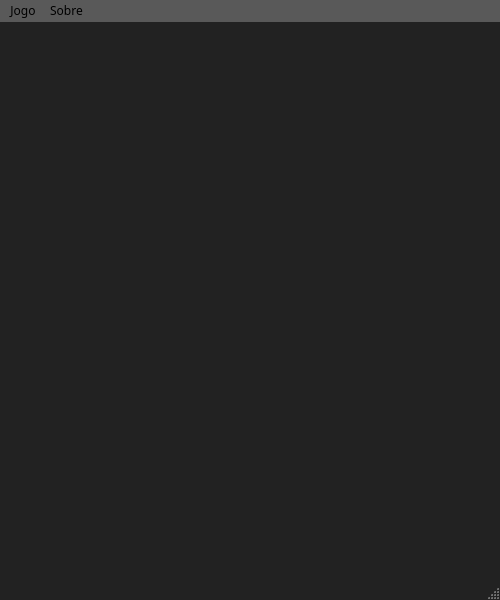
<?xml version="1.0" encoding="UTF-8"?>
<ui version="4.0">
 <class>Alquerque</class>
 <widget class="QMainWindow" name="Alquerque">
  <property name="geometry">
   <rect>
    <x>0</x>
    <y>0</y>
    <width>500</width>
    <height>600</height>
   </rect>
  </property>
  <property name="minimumSize">
   <size>
    <width>500</width>
    <height>600</height>
   </size>
  </property>
  <property name="maximumSize">
   <size>
    <width>500</width>
    <height>600</height>
   </size>
  </property>
  <property name="font">
   <font>
    <family>:/GameFont</family>
    <pointsize>9</pointsize>
    <italic>false</italic>
    <bold>false</bold>
   </font>
  </property>
  <property name="windowTitle">
   <string>Alquerque</string>
  </property>
  <property name="windowIcon">
   <iconset resource="Alquerque.qrc">
    <normaloff>:/Icon</normaloff>:/Icon</iconset>
  </property>
  <property name="styleSheet">
   <string notr="true">QMainWindow {
	background-color: rgb(34, 34, 34);
	font: 9pt &quot;:/GameFont&quot;;
}</string>
  </property>
  <property name="toolButtonStyle">
   <enum>Qt::ToolButtonIconOnly</enum>
  </property>
  <widget class="QWidget" name="centralwidget">
   <property name="minimumSize">
    <size>
     <width>500</width>
     <height>600</height>
    </size>
   </property>
   <property name="maximumSize">
    <size>
     <width>500</width>
     <height>600</height>
    </size>
   </property>
   <property name="autoFillBackground">
    <bool>false</bool>
   </property>
   <property name="styleSheet">
    <string notr="true">#centralwidget {
	background: url(':/GameBoard');
	font: 9pt &quot;:/GameFont&quot;;
}</string>
   </property>
   <widget class="Hole" name="hole22">
    <property name="geometry">
     <rect>
      <x>215</x>
      <y>265</y>
      <width>70</width>
      <height>70</height>
     </rect>
    </property>
    <property name="minimumSize">
     <size>
      <width>70</width>
      <height>70</height>
     </size>
    </property>
    <property name="maximumSize">
     <size>
      <width>70</width>
      <height>70</height>
     </size>
    </property>
    <property name="styleSheet">
     <string notr="true">QPushButton {
	border: none;
	outline: none;
}</string>
    </property>
    <property name="icon">
     <iconset resource="Alquerque.qrc">
      <normaloff>:/Empty</normaloff>:/Empty</iconset>
    </property>
    <property name="iconSize">
     <size>
      <width>50</width>
      <height>50</height>
     </size>
    </property>
    <property name="flat">
     <bool>true</bool>
    </property>
    <property name="row" stdset="0">
     <number>2</number>
    </property>
    <property name="col" stdset="0">
     <number>2</number>
    </property>
   </widget>
   <widget class="Hole" name="hole12">
    <property name="geometry">
     <rect>
      <x>218</x>
      <y>170</y>
      <width>70</width>
      <height>70</height>
     </rect>
    </property>
    <property name="minimumSize">
     <size>
      <width>70</width>
      <height>70</height>
     </size>
    </property>
    <property name="maximumSize">
     <size>
      <width>70</width>
      <height>70</height>
     </size>
    </property>
    <property name="styleSheet">
     <string notr="true">QPushButton {
	border: none;
	outline: none;
}</string>
    </property>
    <property name="icon">
     <iconset resource="Alquerque.qrc">
      <normaloff>:/Empty</normaloff>:/Empty</iconset>
    </property>
    <property name="iconSize">
     <size>
      <width>50</width>
      <height>50</height>
     </size>
    </property>
    <property name="flat">
     <bool>true</bool>
    </property>
    <property name="row" stdset="0">
     <number>1</number>
    </property>
    <property name="col" stdset="0">
     <number>2</number>
    </property>
   </widget>
   <widget class="Hole" name="hole10">
    <property name="geometry">
     <rect>
      <x>26</x>
      <y>170</y>
      <width>70</width>
      <height>70</height>
     </rect>
    </property>
    <property name="minimumSize">
     <size>
      <width>70</width>
      <height>70</height>
     </size>
    </property>
    <property name="maximumSize">
     <size>
      <width>70</width>
      <height>70</height>
     </size>
    </property>
    <property name="styleSheet">
     <string notr="true">QPushButton {
	border: none;
	outline: none;
}</string>
    </property>
    <property name="icon">
     <iconset resource="Alquerque.qrc">
      <normaloff>:/Empty</normaloff>:/Empty</iconset>
    </property>
    <property name="iconSize">
     <size>
      <width>50</width>
      <height>50</height>
     </size>
    </property>
    <property name="flat">
     <bool>true</bool>
    </property>
    <property name="row" stdset="0">
     <number>1</number>
    </property>
    <property name="col" stdset="0">
     <number>0</number>
    </property>
   </widget>
   <widget class="Hole" name="hole00">
    <property name="geometry">
     <rect>
      <x>24</x>
      <y>70</y>
      <width>70</width>
      <height>70</height>
     </rect>
    </property>
    <property name="minimumSize">
     <size>
      <width>70</width>
      <height>70</height>
     </size>
    </property>
    <property name="maximumSize">
     <size>
      <width>70</width>
      <height>70</height>
     </size>
    </property>
    <property name="styleSheet">
     <string notr="true">QPushButton {
	border: none;
	outline: none;
}</string>
    </property>
    <property name="icon">
     <iconset resource="Alquerque.qrc">
      <normaloff>:/Empty</normaloff>:/Empty</iconset>
    </property>
    <property name="iconSize">
     <size>
      <width>50</width>
      <height>50</height>
     </size>
    </property>
    <property name="flat">
     <bool>true</bool>
    </property>
    <property name="row" stdset="0">
     <number>0</number>
    </property>
    <property name="col" stdset="0">
     <number>0</number>
    </property>
   </widget>
   <widget class="Hole" name="hole24">
    <property name="geometry">
     <rect>
      <x>407</x>
      <y>265</y>
      <width>70</width>
      <height>70</height>
     </rect>
    </property>
    <property name="minimumSize">
     <size>
      <width>70</width>
      <height>70</height>
     </size>
    </property>
    <property name="maximumSize">
     <size>
      <width>70</width>
      <height>70</height>
     </size>
    </property>
    <property name="styleSheet">
     <string notr="true">QPushButton {
	border: none;
	outline: none;
}</string>
    </property>
    <property name="icon">
     <iconset resource="Alquerque.qrc">
      <normaloff>:/Empty</normaloff>:/Empty</iconset>
    </property>
    <property name="iconSize">
     <size>
      <width>50</width>
      <height>50</height>
     </size>
    </property>
    <property name="flat">
     <bool>true</bool>
    </property>
    <property name="row" stdset="0">
     <number>2</number>
    </property>
    <property name="col" stdset="0">
     <number>4</number>
    </property>
   </widget>
   <widget class="Hole" name="hole41">
    <property name="geometry">
     <rect>
      <x>122</x>
      <y>450</y>
      <width>70</width>
      <height>70</height>
     </rect>
    </property>
    <property name="minimumSize">
     <size>
      <width>70</width>
      <height>70</height>
     </size>
    </property>
    <property name="maximumSize">
     <size>
      <width>70</width>
      <height>70</height>
     </size>
    </property>
    <property name="styleSheet">
     <string notr="true">QPushButton {
	border: none;
	outline: none;
}</string>
    </property>
    <property name="icon">
     <iconset resource="Alquerque.qrc">
      <normaloff>:/Empty</normaloff>:/Empty</iconset>
    </property>
    <property name="iconSize">
     <size>
      <width>50</width>
      <height>50</height>
     </size>
    </property>
    <property name="flat">
     <bool>true</bool>
    </property>
    <property name="row" stdset="0">
     <number>4</number>
    </property>
    <property name="col" stdset="0">
     <number>1</number>
    </property>
   </widget>
   <widget class="Hole" name="hole13">
    <property name="geometry">
     <rect>
      <x>314</x>
      <y>170</y>
      <width>70</width>
      <height>70</height>
     </rect>
    </property>
    <property name="minimumSize">
     <size>
      <width>70</width>
      <height>70</height>
     </size>
    </property>
    <property name="maximumSize">
     <size>
      <width>70</width>
      <height>70</height>
     </size>
    </property>
    <property name="styleSheet">
     <string notr="true">QPushButton {
	border: none;
	outline: none;
}</string>
    </property>
    <property name="icon">
     <iconset resource="Alquerque.qrc">
      <normaloff>:/Empty</normaloff>:/Empty</iconset>
    </property>
    <property name="iconSize">
     <size>
      <width>50</width>
      <height>50</height>
     </size>
    </property>
    <property name="flat">
     <bool>true</bool>
    </property>
    <property name="row" stdset="0">
     <number>1</number>
    </property>
    <property name="col" stdset="0">
     <number>3</number>
    </property>
   </widget>
   <widget class="Hole" name="hole04">
    <property name="geometry">
     <rect>
      <x>408</x>
      <y>70</y>
      <width>70</width>
      <height>70</height>
     </rect>
    </property>
    <property name="minimumSize">
     <size>
      <width>70</width>
      <height>70</height>
     </size>
    </property>
    <property name="maximumSize">
     <size>
      <width>70</width>
      <height>70</height>
     </size>
    </property>
    <property name="styleSheet">
     <string notr="true">QPushButton {
	border: none;
	outline: none;
}</string>
    </property>
    <property name="icon">
     <iconset resource="Alquerque.qrc">
      <normaloff>:/Empty</normaloff>:/Empty</iconset>
    </property>
    <property name="iconSize">
     <size>
      <width>50</width>
      <height>50</height>
     </size>
    </property>
    <property name="flat">
     <bool>true</bool>
    </property>
    <property name="row" stdset="0">
     <number>0</number>
    </property>
    <property name="col" stdset="0">
     <number>4</number>
    </property>
   </widget>
   <widget class="Hole" name="hole32">
    <property name="geometry">
     <rect>
      <x>218</x>
      <y>360</y>
      <width>70</width>
      <height>70</height>
     </rect>
    </property>
    <property name="minimumSize">
     <size>
      <width>70</width>
      <height>70</height>
     </size>
    </property>
    <property name="maximumSize">
     <size>
      <width>70</width>
      <height>70</height>
     </size>
    </property>
    <property name="styleSheet">
     <string notr="true">QPushButton {
	border: none;
	outline: none;
}</string>
    </property>
    <property name="icon">
     <iconset resource="Alquerque.qrc">
      <normaloff>:/Empty</normaloff>:/Empty</iconset>
    </property>
    <property name="iconSize">
     <size>
      <width>50</width>
      <height>50</height>
     </size>
    </property>
    <property name="flat">
     <bool>true</bool>
    </property>
    <property name="row" stdset="0">
     <number>3</number>
    </property>
    <property name="col" stdset="0">
     <number>2</number>
    </property>
   </widget>
   <widget class="Hole" name="hole44">
    <property name="geometry">
     <rect>
      <x>410</x>
      <y>450</y>
      <width>70</width>
      <height>70</height>
     </rect>
    </property>
    <property name="minimumSize">
     <size>
      <width>70</width>
      <height>70</height>
     </size>
    </property>
    <property name="maximumSize">
     <size>
      <width>70</width>
      <height>70</height>
     </size>
    </property>
    <property name="styleSheet">
     <string notr="true">QPushButton {
	border: none;
	outline: none;
}</string>
    </property>
    <property name="icon">
     <iconset resource="Alquerque.qrc">
      <normaloff>:/Empty</normaloff>:/Empty</iconset>
    </property>
    <property name="iconSize">
     <size>
      <width>50</width>
      <height>50</height>
     </size>
    </property>
    <property name="flat">
     <bool>true</bool>
    </property>
    <property name="row" stdset="0">
     <number>4</number>
    </property>
    <property name="col" stdset="0">
     <number>4</number>
    </property>
   </widget>
   <widget class="Hole" name="hole43">
    <property name="geometry">
     <rect>
      <x>314</x>
      <y>450</y>
      <width>70</width>
      <height>70</height>
     </rect>
    </property>
    <property name="minimumSize">
     <size>
      <width>70</width>
      <height>70</height>
     </size>
    </property>
    <property name="maximumSize">
     <size>
      <width>70</width>
      <height>70</height>
     </size>
    </property>
    <property name="styleSheet">
     <string notr="true">QPushButton {
	border: none;
	outline: none;
}</string>
    </property>
    <property name="icon">
     <iconset resource="Alquerque.qrc">
      <normaloff>:/Empty</normaloff>:/Empty</iconset>
    </property>
    <property name="iconSize">
     <size>
      <width>50</width>
      <height>50</height>
     </size>
    </property>
    <property name="flat">
     <bool>true</bool>
    </property>
    <property name="row" stdset="0">
     <number>4</number>
    </property>
    <property name="col" stdset="0">
     <number>3</number>
    </property>
   </widget>
   <widget class="Hole" name="hole31">
    <property name="geometry">
     <rect>
      <x>122</x>
      <y>360</y>
      <width>70</width>
      <height>70</height>
     </rect>
    </property>
    <property name="minimumSize">
     <size>
      <width>70</width>
      <height>70</height>
     </size>
    </property>
    <property name="maximumSize">
     <size>
      <width>70</width>
      <height>70</height>
     </size>
    </property>
    <property name="styleSheet">
     <string notr="true">QPushButton {
	border: none;
	outline: none;
}</string>
    </property>
    <property name="icon">
     <iconset resource="Alquerque.qrc">
      <normaloff>:/Empty</normaloff>:/Empty</iconset>
    </property>
    <property name="iconSize">
     <size>
      <width>50</width>
      <height>50</height>
     </size>
    </property>
    <property name="flat">
     <bool>true</bool>
    </property>
    <property name="row" stdset="0">
     <number>3</number>
    </property>
    <property name="col" stdset="0">
     <number>1</number>
    </property>
   </widget>
   <widget class="Hole" name="hole42">
    <property name="geometry">
     <rect>
      <x>218</x>
      <y>450</y>
      <width>70</width>
      <height>70</height>
     </rect>
    </property>
    <property name="minimumSize">
     <size>
      <width>70</width>
      <height>70</height>
     </size>
    </property>
    <property name="maximumSize">
     <size>
      <width>70</width>
      <height>70</height>
     </size>
    </property>
    <property name="styleSheet">
     <string notr="true">QPushButton {
	border: none;
	outline: none;
}</string>
    </property>
    <property name="icon">
     <iconset resource="Alquerque.qrc">
      <normaloff>:/Empty</normaloff>:/Empty</iconset>
    </property>
    <property name="iconSize">
     <size>
      <width>50</width>
      <height>50</height>
     </size>
    </property>
    <property name="flat">
     <bool>true</bool>
    </property>
    <property name="row" stdset="0">
     <number>4</number>
    </property>
    <property name="col" stdset="0">
     <number>2</number>
    </property>
   </widget>
   <widget class="Hole" name="hole40">
    <property name="geometry">
     <rect>
      <x>26</x>
      <y>450</y>
      <width>70</width>
      <height>70</height>
     </rect>
    </property>
    <property name="minimumSize">
     <size>
      <width>70</width>
      <height>70</height>
     </size>
    </property>
    <property name="maximumSize">
     <size>
      <width>70</width>
      <height>70</height>
     </size>
    </property>
    <property name="styleSheet">
     <string notr="true">QPushButton {
	border: none;
	outline: none;
}</string>
    </property>
    <property name="icon">
     <iconset resource="Alquerque.qrc">
      <normaloff>:/Empty</normaloff>:/Empty</iconset>
    </property>
    <property name="iconSize">
     <size>
      <width>50</width>
      <height>50</height>
     </size>
    </property>
    <property name="flat">
     <bool>true</bool>
    </property>
    <property name="row" stdset="0">
     <number>4</number>
    </property>
    <property name="col" stdset="0">
     <number>0</number>
    </property>
   </widget>
   <widget class="Hole" name="hole14">
    <property name="geometry">
     <rect>
      <x>410</x>
      <y>170</y>
      <width>70</width>
      <height>70</height>
     </rect>
    </property>
    <property name="minimumSize">
     <size>
      <width>70</width>
      <height>70</height>
     </size>
    </property>
    <property name="maximumSize">
     <size>
      <width>70</width>
      <height>70</height>
     </size>
    </property>
    <property name="styleSheet">
     <string notr="true">QPushButton {
	border: none;
	outline: none;
}</string>
    </property>
    <property name="icon">
     <iconset resource="Alquerque.qrc">
      <normaloff>:/Empty</normaloff>:/Empty</iconset>
    </property>
    <property name="iconSize">
     <size>
      <width>50</width>
      <height>50</height>
     </size>
    </property>
    <property name="flat">
     <bool>true</bool>
    </property>
    <property name="row" stdset="0">
     <number>1</number>
    </property>
    <property name="col" stdset="0">
     <number>4</number>
    </property>
   </widget>
   <widget class="Hole" name="hole33">
    <property name="geometry">
     <rect>
      <x>314</x>
      <y>360</y>
      <width>70</width>
      <height>70</height>
     </rect>
    </property>
    <property name="minimumSize">
     <size>
      <width>70</width>
      <height>70</height>
     </size>
    </property>
    <property name="maximumSize">
     <size>
      <width>70</width>
      <height>70</height>
     </size>
    </property>
    <property name="styleSheet">
     <string notr="true">QPushButton {
	border: none;
	outline: none;
}</string>
    </property>
    <property name="icon">
     <iconset resource="Alquerque.qrc">
      <normaloff>:/Empty</normaloff>:/Empty</iconset>
    </property>
    <property name="iconSize">
     <size>
      <width>50</width>
      <height>50</height>
     </size>
    </property>
    <property name="flat">
     <bool>true</bool>
    </property>
    <property name="row" stdset="0">
     <number>3</number>
    </property>
    <property name="col" stdset="0">
     <number>3</number>
    </property>
   </widget>
   <widget class="Hole" name="hole11">
    <property name="geometry">
     <rect>
      <x>122</x>
      <y>170</y>
      <width>70</width>
      <height>70</height>
     </rect>
    </property>
    <property name="minimumSize">
     <size>
      <width>70</width>
      <height>70</height>
     </size>
    </property>
    <property name="maximumSize">
     <size>
      <width>70</width>
      <height>70</height>
     </size>
    </property>
    <property name="styleSheet">
     <string notr="true">QPushButton {
	border: none;
	outline: none;
}</string>
    </property>
    <property name="icon">
     <iconset resource="Alquerque.qrc">
      <normaloff>:/Empty</normaloff>:/Empty</iconset>
    </property>
    <property name="iconSize">
     <size>
      <width>50</width>
      <height>50</height>
     </size>
    </property>
    <property name="flat">
     <bool>true</bool>
    </property>
    <property name="row" stdset="0">
     <number>1</number>
    </property>
    <property name="col" stdset="0">
     <number>1</number>
    </property>
   </widget>
   <widget class="Hole" name="hole02">
    <property name="geometry">
     <rect>
      <x>216</x>
      <y>70</y>
      <width>70</width>
      <height>70</height>
     </rect>
    </property>
    <property name="minimumSize">
     <size>
      <width>70</width>
      <height>70</height>
     </size>
    </property>
    <property name="maximumSize">
     <size>
      <width>70</width>
      <height>70</height>
     </size>
    </property>
    <property name="styleSheet">
     <string notr="true">QPushButton {
	border: none;
	outline: none;
}</string>
    </property>
    <property name="icon">
     <iconset resource="Alquerque.qrc">
      <normaloff>:/Empty</normaloff>:/Empty</iconset>
    </property>
    <property name="iconSize">
     <size>
      <width>50</width>
      <height>50</height>
     </size>
    </property>
    <property name="flat">
     <bool>true</bool>
    </property>
    <property name="row" stdset="0">
     <number>0</number>
    </property>
    <property name="col" stdset="0">
     <number>2</number>
    </property>
   </widget>
   <widget class="Hole" name="hole30">
    <property name="geometry">
     <rect>
      <x>26</x>
      <y>360</y>
      <width>70</width>
      <height>70</height>
     </rect>
    </property>
    <property name="minimumSize">
     <size>
      <width>70</width>
      <height>70</height>
     </size>
    </property>
    <property name="maximumSize">
     <size>
      <width>70</width>
      <height>70</height>
     </size>
    </property>
    <property name="styleSheet">
     <string notr="true">QPushButton {
	border: none;
	outline: none;
}</string>
    </property>
    <property name="icon">
     <iconset resource="Alquerque.qrc">
      <normaloff>:/Empty</normaloff>:/Empty</iconset>
    </property>
    <property name="iconSize">
     <size>
      <width>50</width>
      <height>50</height>
     </size>
    </property>
    <property name="flat">
     <bool>true</bool>
    </property>
    <property name="row" stdset="0">
     <number>3</number>
    </property>
    <property name="col" stdset="0">
     <number>0</number>
    </property>
   </widget>
   <widget class="Hole" name="hole01">
    <property name="geometry">
     <rect>
      <x>120</x>
      <y>70</y>
      <width>70</width>
      <height>70</height>
     </rect>
    </property>
    <property name="minimumSize">
     <size>
      <width>70</width>
      <height>70</height>
     </size>
    </property>
    <property name="maximumSize">
     <size>
      <width>70</width>
      <height>70</height>
     </size>
    </property>
    <property name="styleSheet">
     <string notr="true">QPushButton {
	border: none;
	outline: none;
}</string>
    </property>
    <property name="icon">
     <iconset resource="Alquerque.qrc">
      <normaloff>:/Empty</normaloff>:/Empty</iconset>
    </property>
    <property name="iconSize">
     <size>
      <width>50</width>
      <height>50</height>
     </size>
    </property>
    <property name="flat">
     <bool>true</bool>
    </property>
    <property name="row" stdset="0">
     <number>0</number>
    </property>
    <property name="col" stdset="0">
     <number>1</number>
    </property>
   </widget>
   <widget class="Hole" name="hole21">
    <property name="geometry">
     <rect>
      <x>119</x>
      <y>265</y>
      <width>70</width>
      <height>70</height>
     </rect>
    </property>
    <property name="minimumSize">
     <size>
      <width>70</width>
      <height>70</height>
     </size>
    </property>
    <property name="maximumSize">
     <size>
      <width>70</width>
      <height>70</height>
     </size>
    </property>
    <property name="styleSheet">
     <string notr="true">QPushButton {
	border: none;
	outline: none;
}</string>
    </property>
    <property name="icon">
     <iconset resource="Alquerque.qrc">
      <normaloff>:/Empty</normaloff>:/Empty</iconset>
    </property>
    <property name="iconSize">
     <size>
      <width>50</width>
      <height>50</height>
     </size>
    </property>
    <property name="flat">
     <bool>true</bool>
    </property>
    <property name="row" stdset="0">
     <number>2</number>
    </property>
    <property name="col" stdset="0">
     <number>1</number>
    </property>
   </widget>
   <widget class="Hole" name="hole20">
    <property name="geometry">
     <rect>
      <x>23</x>
      <y>265</y>
      <width>70</width>
      <height>70</height>
     </rect>
    </property>
    <property name="minimumSize">
     <size>
      <width>70</width>
      <height>70</height>
     </size>
    </property>
    <property name="maximumSize">
     <size>
      <width>70</width>
      <height>70</height>
     </size>
    </property>
    <property name="styleSheet">
     <string notr="true">QPushButton {
	border: none;
	outline: none;
}</string>
    </property>
    <property name="icon">
     <iconset resource="Alquerque.qrc">
      <normaloff>:/Empty</normaloff>:/Empty</iconset>
    </property>
    <property name="iconSize">
     <size>
      <width>50</width>
      <height>50</height>
     </size>
    </property>
    <property name="flat">
     <bool>true</bool>
    </property>
    <property name="row" stdset="0">
     <number>2</number>
    </property>
    <property name="col" stdset="0">
     <number>0</number>
    </property>
   </widget>
   <widget class="Hole" name="hole23">
    <property name="geometry">
     <rect>
      <x>311</x>
      <y>265</y>
      <width>70</width>
      <height>70</height>
     </rect>
    </property>
    <property name="minimumSize">
     <size>
      <width>70</width>
      <height>70</height>
     </size>
    </property>
    <property name="maximumSize">
     <size>
      <width>70</width>
      <height>70</height>
     </size>
    </property>
    <property name="styleSheet">
     <string notr="true">QPushButton {
	border: none;
	outline: none;
}</string>
    </property>
    <property name="icon">
     <iconset resource="Alquerque.qrc">
      <normaloff>:/Empty</normaloff>:/Empty</iconset>
    </property>
    <property name="iconSize">
     <size>
      <width>50</width>
      <height>50</height>
     </size>
    </property>
    <property name="flat">
     <bool>true</bool>
    </property>
    <property name="row" stdset="0">
     <number>2</number>
    </property>
    <property name="col" stdset="0">
     <number>3</number>
    </property>
   </widget>
   <widget class="Hole" name="hole34">
    <property name="geometry">
     <rect>
      <x>410</x>
      <y>360</y>
      <width>70</width>
      <height>70</height>
     </rect>
    </property>
    <property name="minimumSize">
     <size>
      <width>70</width>
      <height>70</height>
     </size>
    </property>
    <property name="maximumSize">
     <size>
      <width>70</width>
      <height>70</height>
     </size>
    </property>
    <property name="styleSheet">
     <string notr="true">QPushButton {
	border: none;
	outline: none;
}</string>
    </property>
    <property name="icon">
     <iconset resource="Alquerque.qrc">
      <normaloff>:/Empty</normaloff>:/Empty</iconset>
    </property>
    <property name="iconSize">
     <size>
      <width>50</width>
      <height>50</height>
     </size>
    </property>
    <property name="flat">
     <bool>true</bool>
    </property>
    <property name="row" stdset="0">
     <number>3</number>
    </property>
    <property name="col" stdset="0">
     <number>4</number>
    </property>
   </widget>
   <widget class="Hole" name="hole03">
    <property name="geometry">
     <rect>
      <x>312</x>
      <y>70</y>
      <width>70</width>
      <height>70</height>
     </rect>
    </property>
    <property name="minimumSize">
     <size>
      <width>70</width>
      <height>70</height>
     </size>
    </property>
    <property name="maximumSize">
     <size>
      <width>70</width>
      <height>70</height>
     </size>
    </property>
    <property name="styleSheet">
     <string notr="true">QPushButton {
	border: none;
	outline: none;
}</string>
    </property>
    <property name="icon">
     <iconset resource="Alquerque.qrc">
      <normaloff>:/Empty</normaloff>:/Empty</iconset>
    </property>
    <property name="iconSize">
     <size>
      <width>50</width>
      <height>50</height>
     </size>
    </property>
    <property name="flat">
     <bool>true</bool>
    </property>
    <property name="row" stdset="0">
     <number>0</number>
    </property>
    <property name="col" stdset="0">
     <number>3</number>
    </property>
   </widget>
   <widget class="QPushButton" name="restart">
    <property name="geometry">
     <rect>
      <x>370</x>
      <y>10</y>
      <width>30</width>
      <height>30</height>
     </rect>
    </property>
    <property name="minimumSize">
     <size>
      <width>30</width>
      <height>30</height>
     </size>
    </property>
    <property name="maximumSize">
     <size>
      <width>30</width>
      <height>30</height>
     </size>
    </property>
    <property name="styleSheet">
     <string notr="true">QPushButton {
	border: none;
	outline: none;
}</string>
    </property>
    <property name="text">
     <string/>
    </property>
    <property name="icon">
     <iconset resource="Alquerque.qrc">
      <normaloff>:/InRestart</normaloff>:/InRestart</iconset>
    </property>
    <property name="iconSize">
     <size>
      <width>20</width>
      <height>20</height>
     </size>
    </property>
    <property name="flat">
     <bool>true</bool>
    </property>
   </widget>
   <widget class="QPushButton" name="help">
    <property name="geometry">
     <rect>
      <x>400</x>
      <y>10</y>
      <width>30</width>
      <height>30</height>
     </rect>
    </property>
    <property name="minimumSize">
     <size>
      <width>30</width>
      <height>30</height>
     </size>
    </property>
    <property name="maximumSize">
     <size>
      <width>30</width>
      <height>30</height>
     </size>
    </property>
    <property name="styleSheet">
     <string notr="true">QPushButton {
	border: none;
	outline: none;
}</string>
    </property>
    <property name="text">
     <string/>
    </property>
    <property name="icon">
     <iconset resource="Alquerque.qrc">
      <normaloff>:/InHelp</normaloff>:/InHelp</iconset>
    </property>
    <property name="iconSize">
     <size>
      <width>20</width>
      <height>20</height>
     </size>
    </property>
    <property name="flat">
     <bool>true</bool>
    </property>
   </widget>
   <widget class="QPushButton" name="exit">
    <property name="geometry">
     <rect>
      <x>430</x>
      <y>10</y>
      <width>30</width>
      <height>30</height>
     </rect>
    </property>
    <property name="minimumSize">
     <size>
      <width>30</width>
      <height>30</height>
     </size>
    </property>
    <property name="maximumSize">
     <size>
      <width>30</width>
      <height>30</height>
     </size>
    </property>
    <property name="styleSheet">
     <string notr="true">QPushButton {
	border: none;
	outline: none;
}</string>
    </property>
    <property name="text">
     <string/>
    </property>
    <property name="icon">
     <iconset resource="Alquerque.qrc">
      <normaloff>:/InExit</normaloff>:/InExit</iconset>
    </property>
    <property name="iconSize">
     <size>
      <width>20</width>
      <height>20</height>
     </size>
    </property>
    <property name="flat">
     <bool>true</bool>
    </property>
   </widget>
   <widget class="QPushButton" name="playerTurn">
    <property name="geometry">
     <rect>
      <x>0</x>
      <y>530</y>
      <width>511</width>
      <height>41</height>
     </rect>
    </property>
    <property name="styleSheet">
     <string notr="true">QPushButton {
	border: none;
	outline: none;
}</string>
    </property>
    <property name="icon">
     <iconset resource="Alquerque.qrc">
      <normaloff>:/RedTurn</normaloff>:/RedTurn</iconset>
    </property>
    <property name="iconSize">
     <size>
      <width>400</width>
      <height>80</height>
     </size>
    </property>
    <property name="flat">
     <bool>true</bool>
    </property>
   </widget>
  </widget>
  <widget class="QMenuBar" name="menubar">
   <property name="geometry">
    <rect>
     <x>0</x>
     <y>0</y>
     <width>500</width>
     <height>17</height>
    </rect>
   </property>
   <property name="font">
    <font>
     <family>04b</family>
    </font>
   </property>
   <property name="styleSheet">
    <string notr="true">QMenuBar {
	background-color: rgb(89, 89, 89);
}</string>
   </property>
   <widget class="QMenu" name="menuJogo">
    <property name="font">
     <font>
      <family>04b</family>
     </font>
    </property>
    <property name="styleSheet">
     <string notr="true">QMenu{
	background-color: rgb(89, 89, 89);
}</string>
    </property>
    <property name="title">
     <string>Jogo</string>
    </property>
    <addaction name="actionNovo"/>
    <addaction name="actionSair"/>
   </widget>
   <widget class="QMenu" name="menuSobre">
    <property name="font">
     <font>
      <family>04b</family>
     </font>
    </property>
    <property name="styleSheet">
     <string notr="true">QMenu{
	background-color: rgb(89, 89, 89);
}</string>
    </property>
    <property name="title">
     <string>Sobre</string>
    </property>
    <addaction name="actionAjuda"/>
   </widget>
   <addaction name="menuJogo"/>
   <addaction name="menuSobre"/>
  </widget>
  <widget class="QStatusBar" name="statusbar"/>
  <action name="actionNovo">
   <property name="icon">
    <iconset resource="Alquerque.qrc">
     <normaloff>:/InRestart</normaloff>:/InRestart</iconset>
   </property>
   <property name="text">
    <string>Reiniciar</string>
   </property>
   <property name="font">
    <font>
     <family>04b</family>
    </font>
   </property>
  </action>
  <action name="actionSair">
   <property name="icon">
    <iconset resource="Alquerque.qrc">
     <normaloff>:/InExit</normaloff>:/InExit</iconset>
   </property>
   <property name="text">
    <string>Sair</string>
   </property>
   <property name="font">
    <font>
     <family>04b</family>
    </font>
   </property>
  </action>
  <action name="actionAjuda">
   <property name="icon">
    <iconset resource="Alquerque.qrc">
     <normaloff>:/InHelp</normaloff>:/InHelp</iconset>
   </property>
   <property name="text">
    <string>Ajuda</string>
   </property>
   <property name="font">
    <font>
     <family>04b</family>
    </font>
   </property>
  </action>
 </widget>
 <customwidgets>
  <customwidget>
   <class>Hole</class>
   <extends>QPushButton</extends>
   <header location="global">Hole.h</header>
  </customwidget>
 </customwidgets>
 <resources>
  <include location="Alquerque.qrc"/>
 </resources>
 <connections/>
</ui>
